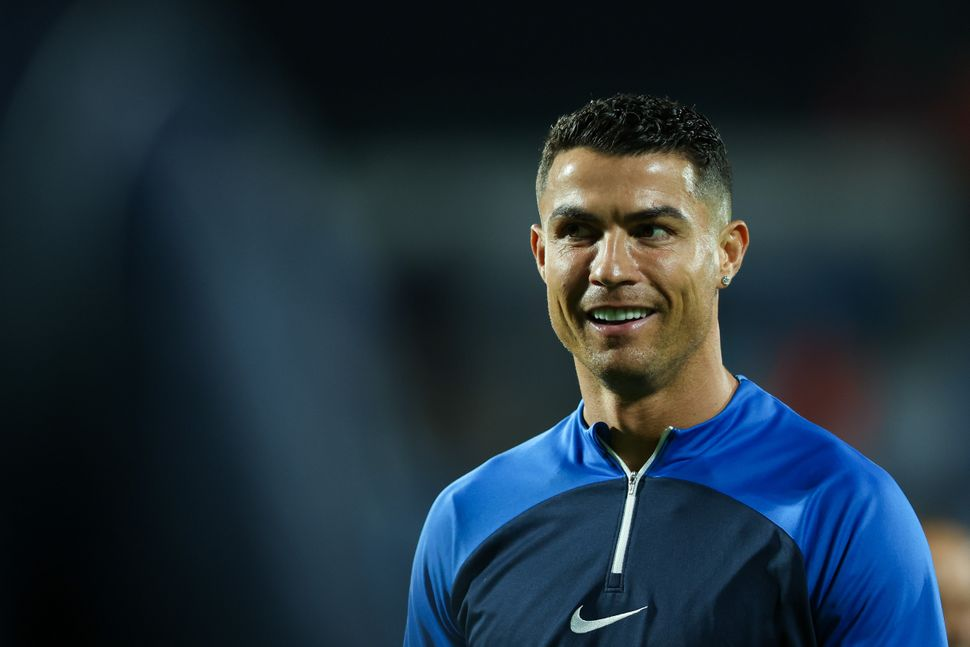
#> input picture model/test_images/CR71.jpg, 970 x 647 px
$ jupyter execute --allow-errors sports_celebrity_classification.ipynb   (shell and % lines are left out)
#> lines starting #> are read from the running program, lines starting #| are printed output that depends on the picture
[cell 1]
import numpy as np
import cv2
import matplotlib
from matplotlib import pyplot as plt

[cell 2]
img = cv2.imread('./test_images/CR71.jpg')
#> img is the input picture: shape (647, 970, 3); mean B, G, R 59.1, 48.6, 33.3
img.shape
#> Out = (647, 970, 3)

[cell 3]
plt.imshow(img)

[cell 4]
gray = cv2.cvtColor(img, cv2.COLOR_BGR2GRAY)
gray.shape
#> Out = (647, 970)

[cell 5]
gray

[cell 6]
plt.imshow(gray, cmap='gray')

[cell 7]
face_cascade = cv2.CascadeClassifier('./opencv/haarcascades/haarcascade_frontalface_default.xml')
eye_cascade = cv2.CascadeClassifier('./opencv/haarcascades/haarcascade_eye.xml')

faces = face_cascade.detectMultiScale(gray, 1.3, 5)
#> faces = [[515, 154, 196, 196]]
faces
#> Out = [[515, 154, 196, 196]]

[cell 8]
(x,y,w,h) = faces[0]
#> x = 515; y = 154; w = 196; h = 196
x,y,w,h
#> Out = (515, 154, 196, 196)

[cell 9]
face_img = cv2.rectangle(img,(x,y),(x+w,y+h),(255,0,0),2)
plt.imshow(face_img)

[cell 10]
cv2.destroyAllWindows()
for (x,y,w,h) in faces:
    face_img = cv2.rectangle(img,(x,y),(x+w,y+h),(255,0,0),2)
    roi_gray = gray[y:y+h, x:x+w]
    roi_color = face_img[y:y+h, x:x+w]
    eyes = eye_cascade.detectMultiScale(roi_gray)
    for (ex,ey,ew,eh) in eyes:
        cv2.rectangle(roi_color,(ex,ey),(ex+ew,ey+eh),(0,255,0),2)
#> this loop made 1 pass
#> (x, y, w, h, eyes) on pass 1: (515, 154, 196, 196, [[100, 45, 64, 64]])
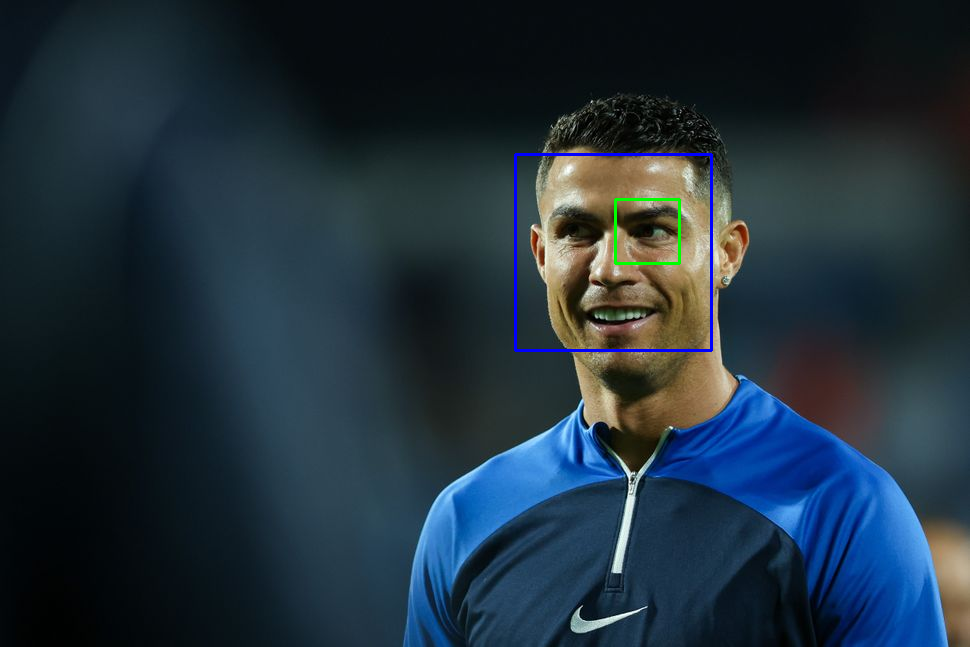
#> img: shape (647, 970, 3); mean B, G, R 59.6, 48.3, 32.8
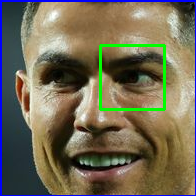
#> roi_color: shape (196, 196, 3); mean B, G, R 84.9, 107.1, 114


plt.figure()
plt.imshow(face_img, cmap='gray')
plt.show()

[cell 11]
cropped_img = np.array(roi_color)
cropped_img.shape
#> Out = (196, 196, 3)

Preprocessing: Load image, detect face. If eyes >=2, then save and crop the face region

[cell 12]
def get_cropped_image_if_2_eyes(image_path):
#> called with image_path = './test_images/CR71.jpg'
    img = cv2.imread(image_path)
    gray = cv2.cvtColor(img, cv2.COLOR_BGR2GRAY)
    faces = face_cascade.detectMultiScale(gray, 1.3, 5)
#> faces = [[515, 154, 196, 196]]
    for (x,y,w,h) in faces:
        roi_gray = gray[y:y+h, x:x+w]
        roi_color = img[y:y+h, x:x+w]
        eyes = eye_cascade.detectMultiScale(roi_gray)
        if len(eyes) >= 2:
            return roi_color # if there 2 images, it return the first one, it can clean manually
#> call 2 of get_cropped_image_if_2_eyes, with image_path = './test_images/messi1.jpg'
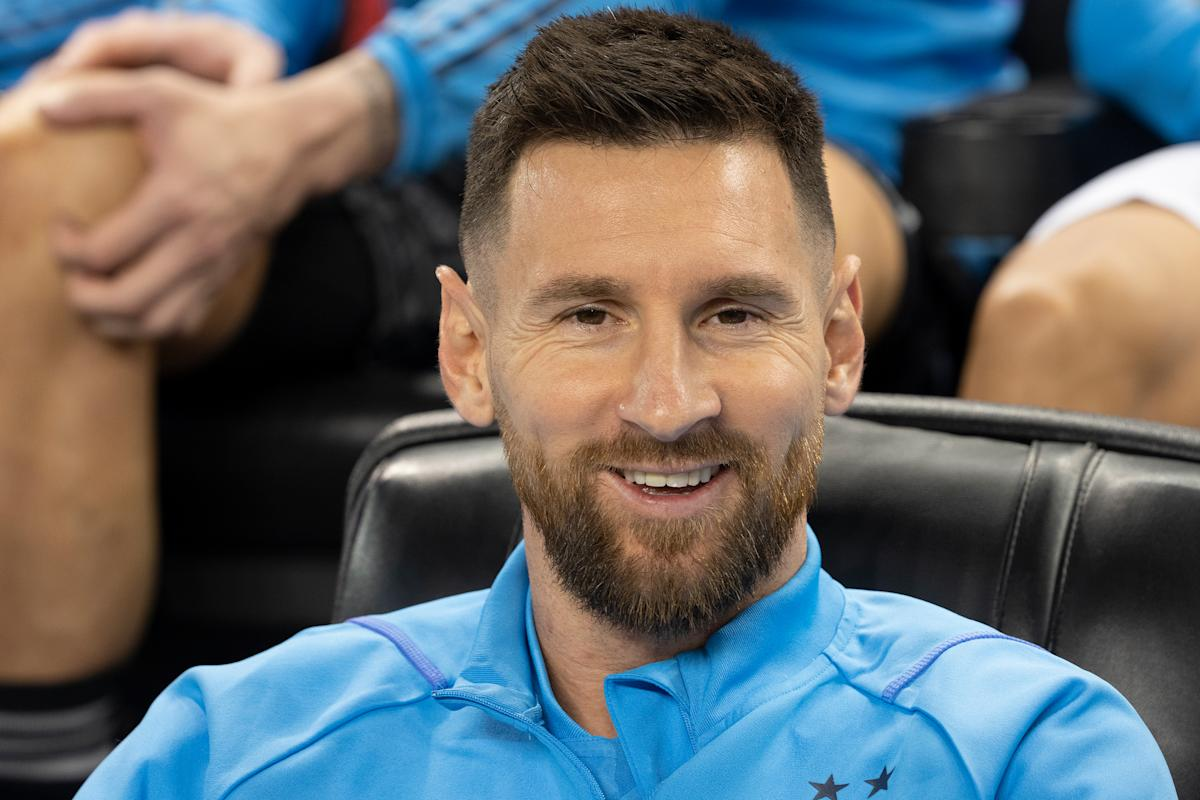
#> input picture model/test_images/messi1.jpg, 1200 x 800 px
#> in get_cropped_image_if_2_eyes, img is the input picture: shape (800, 1200, 3); mean B, G, R 105.5, 104.1, 98.8
#> in get_cropped_image_if_2_eyes (call 2), `gray = cv2.cvtColor(img, cv2.COLOR_BGR2GRAY)`:
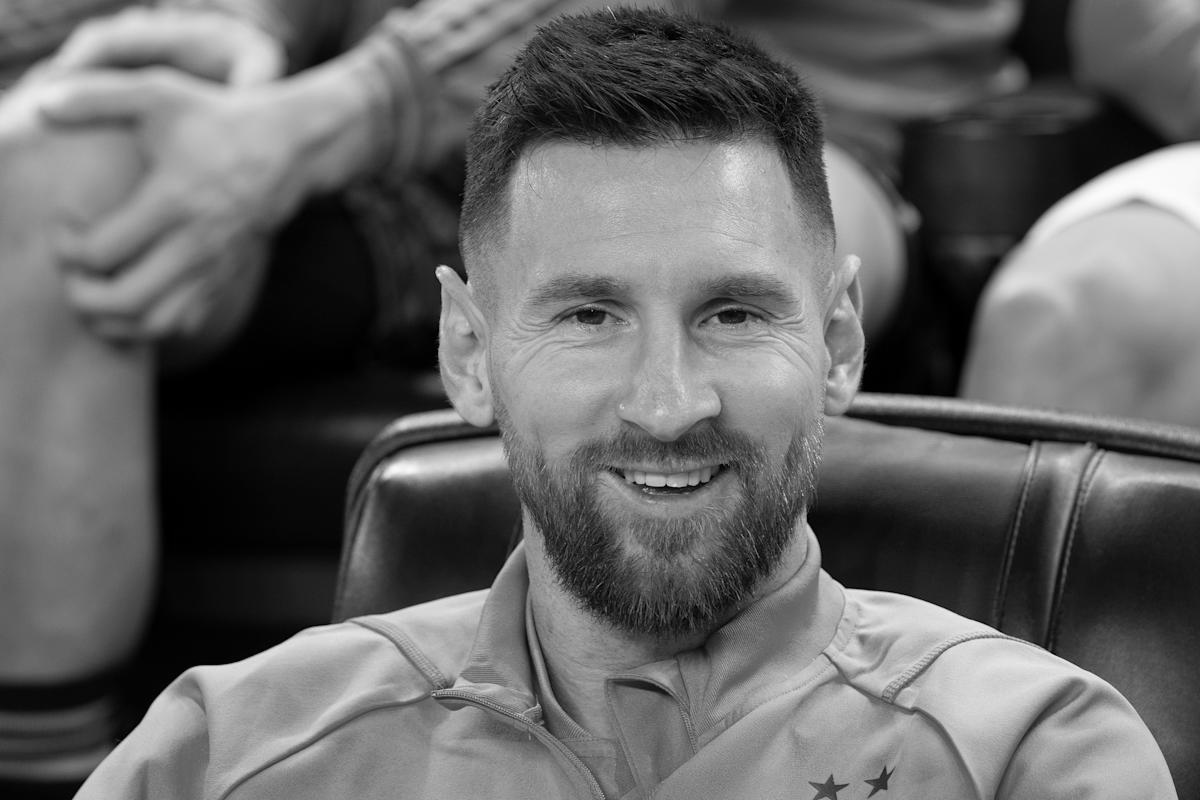
#> gray: shape (800, 1200); min 0, max 251, mean 102.7
#> in get_cropped_image_if_2_eyes (call 2), `faces = face_cascade.detectMultiScale(gray, 1.3, 5)`: faces = [[461, 165, 402, 402]]
#> this loop made 1 pass
#> (x, y, w, h, eyes) on pass 1: (461, 165, 402, 402, [[211, 102, 99, 99], [73, 95, 106, 106]])
#> pass 1, in get_cropped_image_if_2_eyes (call 2), `roi_color = img[y:y+h, x:x+w]`:
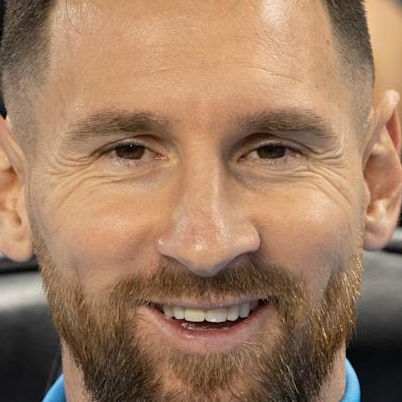
#> roi_color: shape (402, 402, 3); mean B, G, R 97, 123.5, 158.4
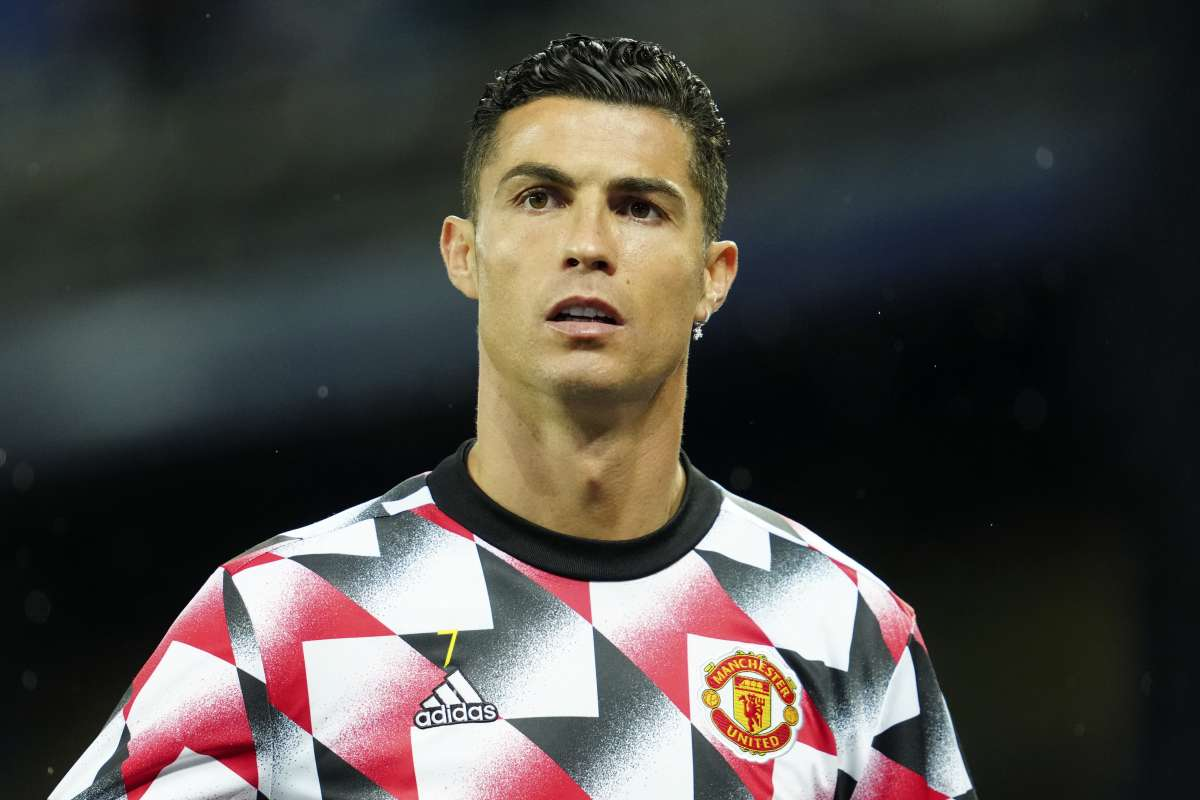
#> input picture model/dataset/cristiano_ronaldo/16653375291003768_britain_soccer_premier_league_02338.jpg, 1200 x 800 px
#> in get_cropped_image_if_2_eyes, img is the input picture: shape (800, 1200, 3); mean B, G, R 68.6, 72.3, 76.1
#> in get_cropped_image_if_2_eyes (call 3), `faces = face_cascade.detectMultiScale(gray, 1.3, 5)`: faces = [[430, 76, 317, 317]]
#> this loop made 1 pass
#> pass 1, in get_cropped_image_if_2_eyes (call 3), `roi_color = img[y:y+h, x:x+w]`:
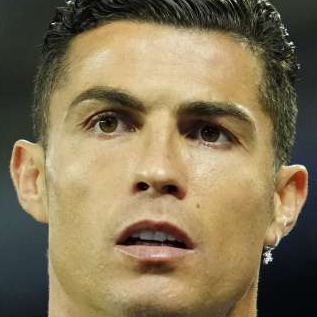
#> roi_color: shape (317, 317, 3); mean B, G, R 84.9, 115.9, 130.9

[cell 13]
original_image = cv2.imread('./test_images/CR71.jpg')
plt.imshow(original_image)

in this CR71.ipg image number of detected is one, so it not return no image, it mean discard this image

[cell 14]
cropped_image = get_cropped_image_if_2_eyes('./test_images/CR71.jpg')
cropped_image

in the following messi1.jpg image 2 eyes detected, so it can return face crop image

[cell 15]
cropped_image = get_cropped_image_if_2_eyes('./test_images/messi1.jpg')
plt.imshow(cropped_image)

[cell 16]
path_to_data = "./dataset/"
path_to_cr_data = "./dataset/cropped/"

[cell 17]
import os
img_dirs = []
for entry in os.scandir(path_to_data):
    if entry.is_dir():
        img_dirs.append(entry.path)

[cell 18]
img_dirs

Go through all images in dataset folder and create cropped images for them. There will be cropped folder inside dataset folder after run this code

[cell 19]
import shutil
if os.path.exists(path_to_cr_data):
     shutil.rmtree(path_to_cr_data)
os.mkdir(path_to_cr_data)

[cell 20]
cropped_image_dirs = []
celebrity_file_names_dict = {}

for img_dir in img_dirs:
    count = 1
    celebrity_name = img_dir.split('/')[-1]
    print(celebrity_name)

    celebrity_file_names_dict[celebrity_name] = []

    for entry in os.scandir(img_dir):
        roi_color = get_cropped_image_if_2_eyes(entry.path)
        if roi_color is not None:
            cropped_folder = path_to_cr_data + celebrity_name
            if not os.path.exists(cropped_folder):
                os.makedirs(cropped_folder)
                cropped_image_dirs.append(cropped_folder)
                print("Generating cropped images in folder: ",cropped_folder)

            cropped_file_name = celebrity_name + str(count) + ".png"
            cropped_file_path = cropped_folder + "/" + cropped_file_name

            cv2.imwrite(cropped_file_path, roi_color)
            celebrity_file_names_dict[celebrity_name].append(cropped_file_path)
            count += 1

[cell 21]
celebrity_file_names_dict = {}
for img_dir in cropped_image_dirs:
    celebrity_name = img_dir.split('/')[-1]
    file_list = []
    for entry in os.scandir(img_dir):
        file_list.append(entry.path)
    celebrity_file_names_dict[celebrity_name] = file_list
celebrity_file_names_dict

Now you should have cropped folder under datasets folder that contains cropped images.
Manually examine cropped folder and delete any unwanted images

(3) Preprocessing: Use wavelet transform as a feature for traning our model

In wavelet transformed image, can see edges clearly and that can give us clues on various facial features such as eyes, nose, lips etc

[cell 22]
# Wavelet transform got from stack overflow website
import numpy as np
import pywt
import cv2

def w2d(img, mode='haar', level=1):
#> called with mode = 'db1', level = 5
    imArray = img
    #Datatype conversions
    #convert to grayscale
    imArray = cv2.cvtColor( imArray,cv2.COLOR_RGB2GRAY )
    #convert to float
    imArray =  np.float32(imArray)
    imArray /= 255;
    # compute coefficients
    coeffs=pywt.wavedec2(imArray, mode, level=level)

    #Process Coefficients
    coeffs_H=list(coeffs)
    coeffs_H[0] *= 0;

    # reconstruction
    imArray_H=pywt.waverec2(coeffs_H, mode);
    imArray_H *= 255;
    imArray_H =  np.uint8(imArray_H)
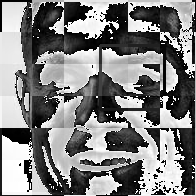
#> imArray_H: shape (196, 196); min 0, max 255, mean 129.2

    return imArray_H

[cell 23]
im_har = w2d(cropped_img,'db1',5)
plt.imshow(im_har, cmap='gray')

Images in cropped folder can be used for model training. Use these raw images along with wavelet transformed images to train our classifier.

[cell 24]
class_dict = {}
count = 0
for celebrity_name in celebrity_file_names_dict.keys():
    class_dict[celebrity_name] = count
    count = count + 1
#> this loop made 0 passes
#> after the loop, class_dict = 0 items; count = 0
class_dict
